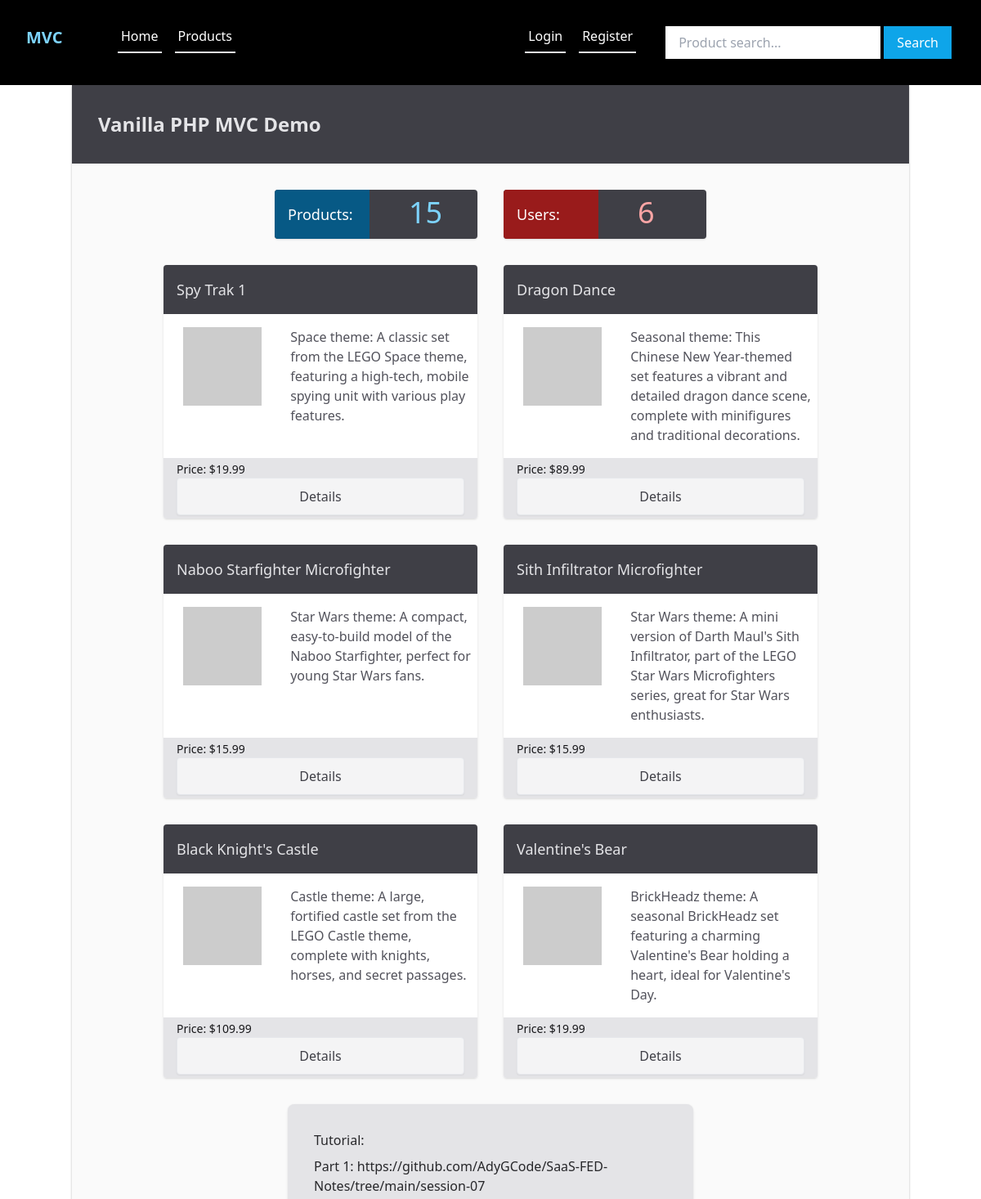
Before: / (upper part) with the older database file.
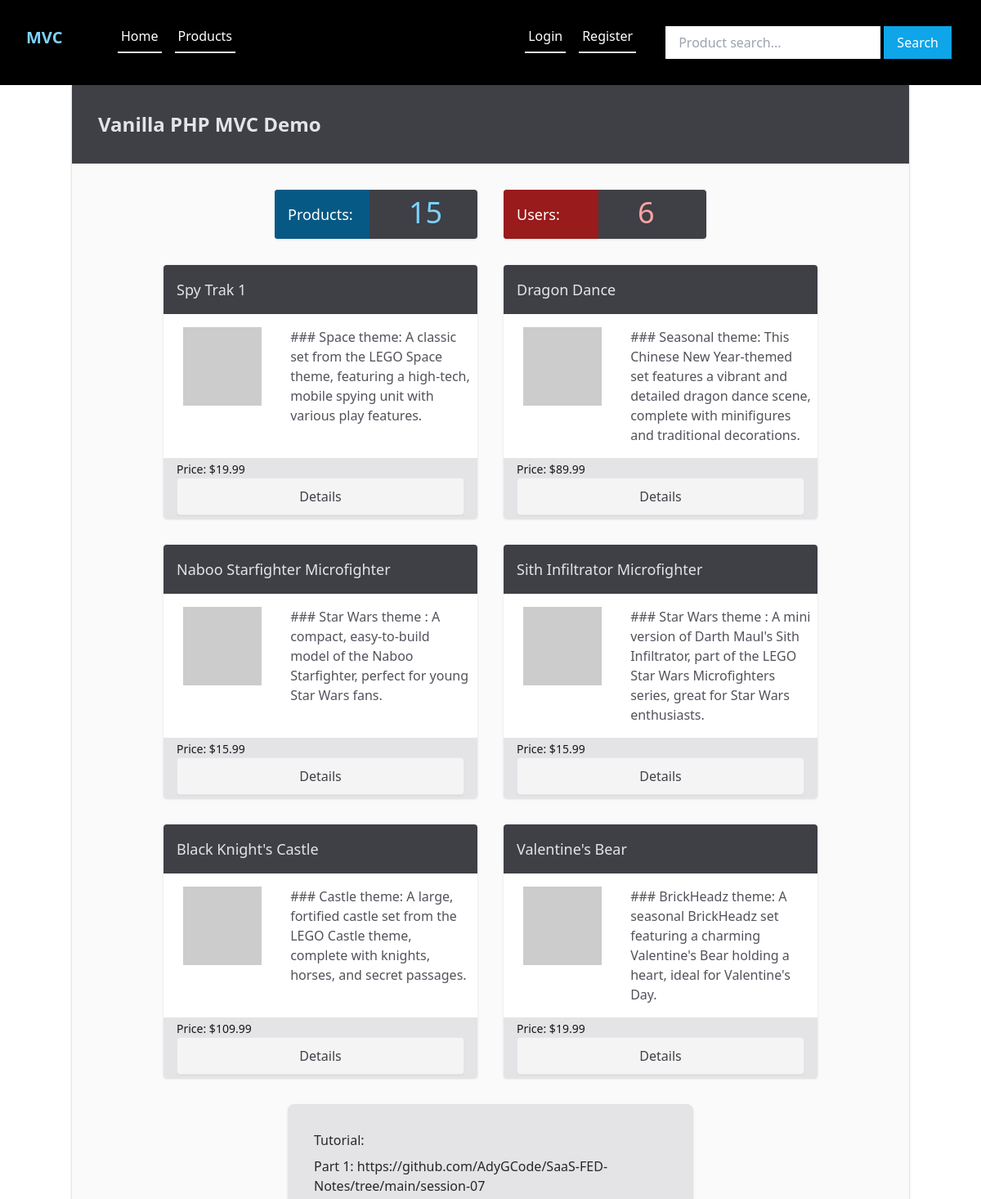
After: the same page with the newer database file.
### tables this page shows
CREATE TABLE IF NOT EXISTS `products`
(
    `id`          bigint unsigned NOT NULL AUTO_INCREMENT,
    `user_id`     bigint unsigned      DEFAULT 10,
    `name`        varchar(255)    NOT NULL,
    `description` text,
    `price`       int                  DEFAULT NULL,
    `created_at`  timestamp       NULL DEFAULT CURRENT_TIMESTAMP,
    PRIMARY KEY (`id`)
);

### App/Controllers/HomeController.php (called while the page is built, shortened)
<?php
class HomeController
{
    protected $db;
    public function __construct()
    {
        $config = require basePath('config/db.php');
        $this->db = new Database($config);
    }
    public function index()
    {
        $simpleRandomSixQuery = 'SELECT * FROM products ORDER BY RAND() LIMIT 0,6';
        $products = $this->db->query($simpleRandomSixQuery)
            ->fetchAll();
        $productCount = $this->db->query('SELECT count(id) as total FROM products ')
            ->fetch();
        $userCount = $this->db->query('SELECT count(id) as total FROM users')
            ->fetch();
        loadView('home', [
            'products' => $products,
            'productCount' => $productCount,
            'userCount' => $userCount,
        ]);
    }
}

### public/index.php (called while the page is built, shortened)
<?php
require '../helpers.php';
$router = new Router();
$uri = parse_url($_SERVER['REQUEST_URI'], PHP_URL_PATH);
$router->route($uri);

### Framework/Session.php (called while the page is built, shortened)
<?php
class Session
{
    public static function has($key)
    {
        return isset($_SESSION[$key]);
    }
}

### Framework/Middleware/Authorise.php (called while the page is built, shortened)
<?php
class Authorise
{
    public function isAuthenticated()
    {
        return Session::has('user');
    }
}

### Framework/Database.php (called while the page is built, shortened)
<?php
class Database
{
    public $conn;
    public function __construct($config)
    {
        $host = $config['host'];
        $port = $config['port'];
        $dbName = $config['dbname'];
        $dsn = "mysql:host={$host};port={$port};dbname={$dbName}";
        $options = [
            PDO::ATTR_ERRMODE => PDO::ERRMODE_EXCEPTION,
            PDO::ATTR_DEFAULT_FETCH_MODE => PDO::FETCH_OBJ
        ];
        try {
            $this->conn = new PDO($dsn, $config['username'], $config['password'], $options);
        } catch (PDOException $e) {
            throw new Exception("Database connection failed: {$e->getMessage()}");
        }
    }
    public function query($query, $params = [])
    {
        try {
            $statement = $this->conn->prepare($query);
            $statement->execute();
        } catch (PDOException $e) {
            throw new Exception("Query failed to execute: {$e->getMessage()}");
        }
        return $statement;
    }
}

### App/views/home.view.php (the view, shortened to what this page needs)
<?php
loadPartial('header');
loadPartial('navigation');
?>
<main class="container mx-auto bg-zinc-50 py-8 px-4 shadow shadow-black/25 rounded-b-lg">
    <article>
        <header class="bg-zinc-700 text-zinc-200 -mx-4 -mt-8 p-8 text-2xl font-bold mb-8">
            <h1>Vanilla PHP MVC Demo</h1>
        </header>
        <section class="flex flex-row flex-wrap justify-center my-8 gap-8">
            <section class="w-1/4 bg-zinc-700 text-sky-300 shadow rounded p-2 flex flex-row">
                <h4 class="flex-0 w-1/2 -ml-2 mr-6 bg-sky-800 text-white text-lg p-4 -my-2 rounded-l">
                    Products:
                </h4>
                <p class="grow text-4xl ml-6">
                    <?= $productCount->total ?>
                </p>
            </section>
            <section class="w-1/4 bg-zinc-700 text-red-300 shadow rounded p-2 flex flex-row">
                <h4 class="flex-0 w-1/2 -ml-2 mr-6 bg-red-800 text-white text-lg p-4 -my-2 rounded-l">
                    Users:
                </h4>
                <p class="grow text-4xl ml-6">
                    <?= $userCount->total ?>
                </p>
            </section>
        </section>
        <section class="my-8 flex flex-wrap gap-8 justify-center">
            <?php
            foreach ($products as $product):
                ?>
                <article class="max-w-96 min-w-64 bg-white shadow rounded p-2 flex flex-col">
                    <header class="-mx-2 bg-zinc-700 text-zinc-200 text-lg p-4 -mt-2 mb-4 rounded-t flex-0">
                        <h4>
                            <?= $product->name ?>
                        </h4>
                    </header>
                    <section class="flex-grow grid grid-cols-5">
                        <p class="ml-4 col-span-2">
                            <img class="w-24 h-24 " src="https://dummyimage.com/200x200/a1a1aa/fff&text=Image+Here"
                                 alt="">
                        </p>
                        <p class="col-span-3 text-zinc-600"><?= $product->description ?></p>
                    </section>
                    <footer class="-mx-2 bg-zinc-200 text-zinc-900 text-sm px-4 py-1 mt-4 -mb-2 rounded-b flex-0">
                        <p>Price: $<?= $product->price / 100 ?></p>
                        <a href="/products/<?= $product->id ?>"
                           class="block w-full text-center px-5 py-2.5 shadow-sm rounded border
                                  text-base font-medium text-zinc-700 bg-zinc-100 hover:bg-zinc-200">
                            Details
                        </a>
                    </footer>
                </article>
            <?php
            endforeach
            ?>
        </section>
        <section  class="mx-auto w-1/2 m-8 bg-zinc-200 text-zinc-800 p-8 rounded-lg shadow">
            <dl class="flex flex-col gap-2">
                <dt>Tutorial:</dt>
                <dd>Part 1:
                    <a href="https://github.com/AdyGCode/SaaS-FED-Notes/tree/main/session-07">
                        https://github.com/AdyGCode/SaaS-FED-Notes/tree/main/session-07
                    </a>
                </dd>
            </dl>
        </section>
    </article>
</main>
<?php
loadPartial('footer');
?>

### Framework/Router.php (shortened to what this page needs)
<?php
class Router
{
    protected $routes = [];
    public function registerRoute($method, $uri, $action, $middleware = [])
    {
        list($controller, $controllerMethod) = explode('@', $action);
        $this->routes[] = [
            'method' => $method,
            'uri' => $uri,
            'controller' => $controller,
            'controllerMethod' => $controllerMethod,
            'Middleware' => $middleware
        ];
    }
    public function route($uri)
    {
        $requestMethod = $_SERVER['REQUEST_METHOD'];
        foreach ($this->routes as $route) {
            $uriSegments = explode('/', trim($uri, '/'));
            $routeSegments = explode('/', trim($route['uri'], '/'));
            if (count($uriSegments) === count($routeSegments) && strtoupper($route['method'] === $requestMethod)) {
                $params = [];
                $match = true;
                if ($match) {
                    $controllerMethod = $route['controllerMethod'];
                    $controllerInstance = new $controller();
                    $controllerInstance->$controllerMethod($params);
                    return;
                }
            }
        }
    }
}

### helpers.php (shortened to what this page needs)
<?php
function basePath($path = '')
{
    return __DIR__ . '/' . $path;
}
function loadView($name, $data = [])
{
    $viewPath = basePath("App/views/{$name}.view.php");
    if (file_exists($viewPath)) {
        extract($data);
        require $viewPath;
    } else {
        echo "View '{$name} not found!'";
    }
}
function loadPartial($name, $data = [])
{
    $partialPath = basePath("App/views/partials/{$name}.view.php");
    if (file_exists($partialPath)) {
        extract($data);
        require $partialPath;
    } else {
        echo "Partial '{$name} not found!'";
    }
}

### App/views/partials/header.view.php (shortened to what this page needs)
<!doctype html>
<html lang="en">
<head>
    <link rel="stylesheet" href="/assets/css/site.css">
    <link rel="stylesheet" href="https://cdn.jsdelivr.net/simplemde/latest/simplemde.min.css">
</head>
<body class="bg-white flex flex-col h-screen justify-between">

### App/views/partials/navigation.view.php (shortened to what this page needs)
<?php
$authenticated = new Authorise();
?>
<header class="bg-black text-white p-4 flex-grow-0 flex flex-row align-middle content-center">
    <h1 class="flex-0 w-32 text-xl p-4 ">
        <a href="#"
           class="py-4 px-4 -mx-4 -my-4 font-bold rounded text-sky-300 hover:text-sky-700 hover:bg-sky-300
                     transition ease-in-out duration-500">
            MVC
        </a>
    </h1>
    <nav class="flex flex-row gap-4 py-4 flex-grow">
        <p><a href="/"
              class="pb-2 px-1 text-text-zinc-700-200 hover:text-sky-300
                     border-0 border-b-2 hover:border-b-sky-500
                     transition ease-in-out duration-500">
                Home
            </a></p>
        <p><a href="/products"
              class="pb-2 px-1 text-text-zinc-700-200 hover:text-sky-300
                     border-0 border-b-2 hover:border-b-sky-500
                     transition ease-in-out duration-500">
                Products
            </a></p>
        <div class="flex-grow"></div>
        <?php
        if ($authenticated->isAuthenticated()):
            ?>
            <form method="POST" action="/auth/logout" class="">
                <button class="pb-2 px-1 text-text-zinc-700-200 hover:text-sky-300
                     border-0 border-b-2 hover:border-b-sky-500
                     transition ease-in-out duration-500">
                    <i class="fa fa-search"></i> Logout
                </button>
            </form>
        <?php
        else:
            ?>
            <p><a href="/auth/login"
                  class="pb-2 px-1 text-text-zinc-700-200 hover:text-sky-300
                     border-0 border-b-2 hover:border-b-sky-500
                     transition ease-in-out duration-500">
                    Login
                </a></p>
            <p><a href="/auth/register"
                  class="pb-2 px-1 text-text-zinc-700-200 hover:text-sky-300
                     border-0 border-b-2 hover:border-b-sky-500
                     transition ease-in-out duration-500">
                    Register
                </a></p>
        <?php
        endif;
        ?>
        <form method="GET" action="/products/search" class="block mx-5">
            <input type="text" name="keywords" placeholder="Product search..."
                   class="w-full md:w-auto px-4 py-2 focus:outline-none"/>
            <button class="w-full md:w-auto
                           bg-sky-500 hover:bg-sky-600
                           text-white
                           px-4 py-2
                           focus:outline-none transition ease-in-out duration-500">
                <i class="fa fa-search"></i> Search
            </button>
        </form>
    </nav>
</header>

### App/views/partials/footer.view.php (shortened to what this page needs)
</body>
</html>

Changed rows visible on the page:
changed products "Spy Trak 1": description "Space theme: A classic set from the LEGO Space theme, featuring a high-tech, mobile spying unit with various play features." → "### Space theme: A classic set from the LEGO Space theme, featuring a high-tech, mobile spying unit with various play features."
changed products "Dragon Dance": description "Seasonal theme: This Chinese New Year-themed set features a vibrant and detailed dragon dance scene, complete with minifigures and traditional decorations." → "### Seasonal theme: This Chinese New Year-themed set features a vibrant and detailed dragon dance scene, complete with minifigures and traditional decorations."
changed products "Naboo Starfighter Microfighter": description "Star Wars theme: A compact, easy-to-build model of the Naboo Starfighter, perfect for young Star Wars fans." → "### Star Wars theme : A compact, easy-to-build model of the Naboo Starfighter, perfect for young Star Wars fans."
changed products "Sith Infiltrator Microfighter": description "Star Wars theme: A mini version of Darth Maul's Sith Infiltrator, part of the LEGO Star Wars Microfighters series, great for Star Wars enthusiasts." → "### Star Wars theme : A mini version of Darth Maul's Sith Infiltrator, part of the LEGO Star Wars Microfighters series, great for Star Wars enthusiasts."
changed products "Black Knight's Castle": description "Castle theme: A large, fortified castle set from the LEGO Castle theme, complete with knights, horses, and secret passages." → "### Castle theme: A large, fortified castle set from the LEGO Castle theme, complete with knights, horses, and secret passages."
changed products "Valentine's Bear": description "BrickHeadz theme: A seasonal BrickHeadz set featuring a charming Valentine's Bear holding a heart, ideal for Valentine's Day." → "### BrickHeadz theme: A seasonal BrickHeadz set featuring a charming Valentine's Bear holding a heart, ideal for Valentine's Day."
